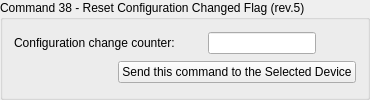
             <widget class="QGroupBox" name="command_38_group">
              <property name="title">
               <string>Command 38 - Reset Configuration Changed Flag (rev.5)</string>
              </property>
              <layout class="QVBoxLayout" name="verticalLayout_30">
               <item>
                <layout class="QHBoxLayout" name="horizontalLayout_70">
                 <item>
                  <widget class="QLabel" name="label_64">
                   <property name="text">
                    <string>Configuration change counter:        </string>
                   </property>
                  </widget>
                 </item>
                 <item>
                  <widget class="QLineEdit" name="lineEdit_command38_config_change_counter">
                   <property name="readOnly">
                    <bool>true</bool>
                   </property>
                  </widget>
                 </item>
                 <item>
                  <spacer name="horizontalSpacer_89">
                   <property name="orientation">
                    <enum>Qt::Horizontal</enum>
                   </property>
                   <property name="sizeHint" stdset="0">
                    <size>
                     <width>40</width>
                     <height>20</height>
                    </size>
                   </property>
                  </spacer>
                 </item>
                </layout>
               </item>
               <item alignment="Qt::AlignRight">
                <widget class="QPushButton" name="send_command38_button">
                 <property name="text">
                  <string>Send this command to the Selected Device</string>
                 </property>
                </widget>
               </item>
              </layout>
             </widget>
